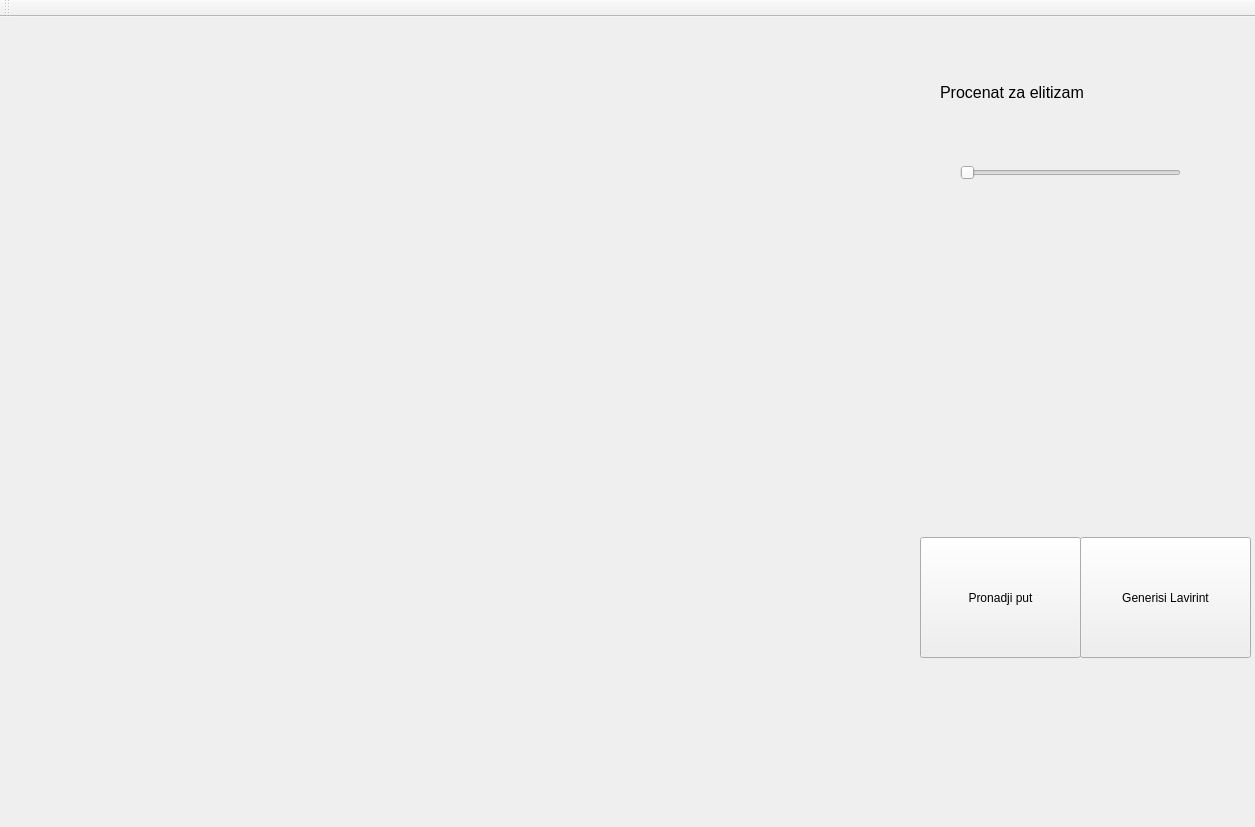
<?xml version="1.0" encoding="UTF-8"?>
<ui version="4.0">
 <class>MainWindow</class>
 <widget class="QMainWindow" name="MainWindow">
  <property name="geometry">
   <rect>
    <x>0</x>
    <y>0</y>
    <width>1255</width>
    <height>827</height>
   </rect>
  </property>
  <property name="windowTitle">
   <string>MainWindow</string>
  </property>
  <widget class="QWidget" name="centralWidget">
   <widget class="QWidget" name="gridLayoutWidget">
    <property name="geometry">
     <rect>
      <x>10</x>
      <y>19</y>
      <width>911</width>
      <height>731</height>
     </rect>
    </property>
    <layout class="QGridLayout" name="gridLayout"/>
   </widget>
   <widget class="QPushButton" name="pushButton">
    <property name="geometry">
     <rect>
      <x>1080</x>
      <y>520</y>
      <width>171</width>
      <height>121</height>
     </rect>
    </property>
    <property name="text">
     <string>Generisi Lavirint</string>
    </property>
   </widget>
   <widget class="QPushButton" name="pushButton_2">
    <property name="geometry">
     <rect>
      <x>920</x>
      <y>520</y>
      <width>161</width>
      <height>121</height>
     </rect>
    </property>
    <property name="text">
     <string>Pronadji put</string>
    </property>
   </widget>
   <widget class="QSlider" name="horizontalSlider">
    <property name="geometry">
     <rect>
      <x>960</x>
      <y>130</y>
      <width>221</width>
      <height>51</height>
     </rect>
    </property>
    <property name="orientation">
     <enum>Qt::Horizontal</enum>
    </property>
   </widget>
   <widget class="QLabel" name="label">
    <property name="geometry">
     <rect>
      <x>940</x>
      <y>50</y>
      <width>181</width>
      <height>51</height>
     </rect>
    </property>
    <property name="font">
     <font>
      <pointsize>12</pointsize>
     </font>
    </property>
    <property name="text">
     <string>Procenat za elitizam</string>
    </property>
   </widget>
  </widget>
  <widget class="QMenuBar" name="menuBar">
   <property name="geometry">
    <rect>
     <x>0</x>
     <y>0</y>
     <width>1255</width>
     <height>26</height>
    </rect>
   </property>
  </widget>
  <widget class="QToolBar" name="mainToolBar">
   <attribute name="toolBarArea">
    <enum>TopToolBarArea</enum>
   </attribute>
   <attribute name="toolBarBreak">
    <bool>false</bool>
   </attribute>
  </widget>
 </widget>
 <layoutdefault spacing="6" margin="11"/>
 <resources/>
 <connections/>
</ui>
